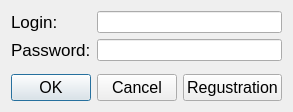
<?xml version="1.0" encoding="UTF-8"?>
<ui version="4.0">
 <class>LoginForm</class>
 <widget class="QWidget" name="LoginForm">
  <property name="geometry">
   <rect>
    <x>0</x>
    <y>0</y>
    <width>278</width>
    <height>112</height>
   </rect>
  </property>
  <property name="windowTitle">
   <string>Form</string>
  </property>
  <layout class="QVBoxLayout" name="verticalLayout">
   <item>
    <layout class="QFormLayout" name="formLayout">
     <item row="0" column="0">
      <widget class="QLabel" name="label">
       <property name="font">
        <font>
         <pointsize>13</pointsize>
        </font>
       </property>
       <property name="text">
        <string>Login:</string>
       </property>
      </widget>
     </item>
     <item row="1" column="0">
      <widget class="QLabel" name="label_2">
       <property name="font">
        <font>
         <pointsize>13</pointsize>
        </font>
       </property>
       <property name="text">
        <string>Password:</string>
       </property>
      </widget>
     </item>
     <item row="0" column="1">
      <widget class="QLineEdit" name="lineEdit_LogLogin"/>
     </item>
     <item row="1" column="1">
      <widget class="QLineEdit" name="lineEdit_LogPass">
       <property name="text">
        <string/>
       </property>
       <property name="echoMode">
        <enum>QLineEdit::Password</enum>
       </property>
      </widget>
     </item>
    </layout>
   </item>
   <item>
    <spacer name="verticalSpacer">
     <property name="orientation">
      <enum>Qt::Vertical</enum>
     </property>
     <property name="sizeHint" stdset="0">
      <size>
       <width>20</width>
       <height>40</height>
      </size>
     </property>
    </spacer>
   </item>
   <item>
    <layout class="QHBoxLayout" name="horizontalLayout">
     <item>
      <widget class="QDialogButtonBox" name="buttonBox">
       <property name="font">
        <font>
         <pointsize>12</pointsize>
        </font>
       </property>
       <property name="standardButtons">
        <set>QDialogButtonBox::Cancel|QDialogButtonBox::Ok</set>
       </property>
      </widget>
     </item>
     <item>
      <spacer name="horizontalSpacer">
       <property name="orientation">
        <enum>Qt::Horizontal</enum>
       </property>
       <property name="sizeHint" stdset="0">
        <size>
         <width>40</width>
         <height>20</height>
        </size>
       </property>
      </spacer>
     </item>
     <item>
      <widget class="QPushButton" name="pushButton_SwitchReg">
       <property name="font">
        <font>
         <pointsize>12</pointsize>
        </font>
       </property>
       <property name="text">
        <string>Regustration</string>
       </property>
      </widget>
     </item>
    </layout>
   </item>
  </layout>
 </widget>
 <resources/>
 <connections/>
</ui>
